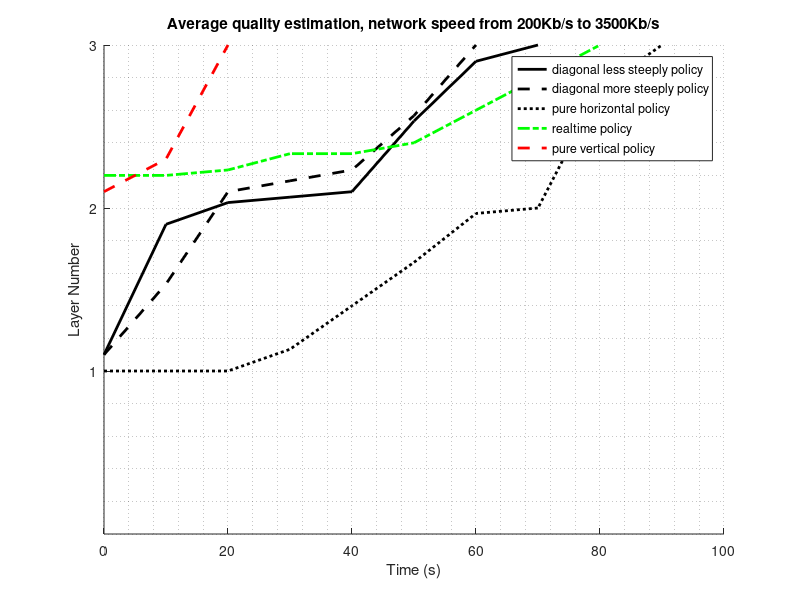

The MATLAB source for this figure:
clear all;
close all;

%%
%plot(X,Y);

%time
time_slot_less=[ 0 10 20 30 40 50 60 70];
time_slot_more=[ 0 10 20 30 40 50 60 ];
time_slot_horizontal=[ 0 10 20 30 40 50 60 70 80 90];
time_slot_realtime=[ 0 10 20 30 40 50 60 70 80];
time_slot_vertical=[0 10 20]


% average quality diagonal less steeplty 
y_diag_less=[1.1 1.9 2.0333 2.0666 2.1 2.5333 2.9 3];

% average quality diagonal more steeplty 
y_diag_more=[ 1.1 1.53333 2.1 2.16666 2.233333 2.566666 3 ];

% average quality pure horizontal
y_horizontal=[ 1 1 1 1.1333 1.4 1.6666 1.9666 2 2.7333 3];

% average quality real time
y_realtime=[ 2.2 2.2 2.23333 2.33333 2.33333 2.4 2.6 2.8 3];

% average quality real time
y_vertical=[ 2.1 2.3 3];

hold on

line(time_slot_less,y_diag_less, 'LineStyle','-','Linewidth',2,'Color',[0 0 0]);
line(time_slot_more,y_diag_more, 'LineStyle','--','Linewidth',2,'Color',[0 0 0]);
line(time_slot_horizontal,y_horizontal,'LineStyle',':','Linewidth',2,'Color',[0 0 0]);
line(time_slot_realtime,y_realtime, 'LineStyle','-.','Linewidth',2,'Color',[0 1 0]);
line(time_slot_vertical,y_vertical, 'LineStyle','--','Linewidth',2,'Color',[1 0 0]);


%line(x_4,y_4,'Color','k','Linewidth',2);
ylim([0 3])
title('Average quality estimation, network speed from 200Kb/s to 3500Kb/s');
xlabel('Time (s)');
ylabel('Layer Number');
set(gca,'ytick', [1 2 3 4]);
legend('diagonal less steeply policy','diagonal more steeply policy','pure horizontal policy','realtime policy', 'pure vertical policy');

grid minor;

%%
